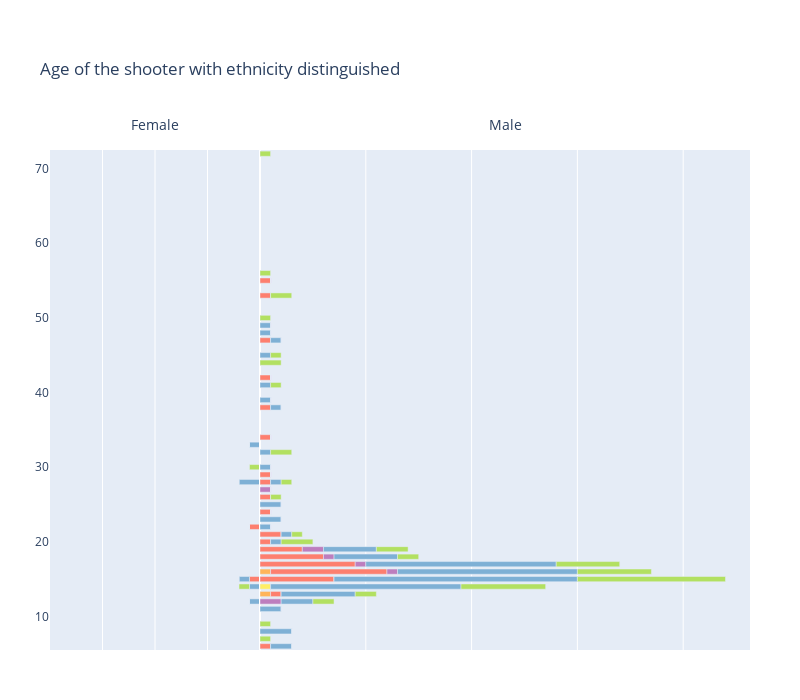

Notebook code for this chart:
### Code cell
fig = make_subplots(rows=1, cols=2, column_widths=[0.3,0.7], specs=[[{"type":"bar"}, {"type": "bar"}]], shared_xaxes=False,
                    shared_yaxes=True, horizontal_spacing=0)

base = np.zeros(shape=women_ethnicity.shape[0])  
base = pd.Series(base)
for col in women_ethnicity.columns[1:]:
    fig.append_trace(go.Bar(name="Ethincity "+col,
                        x=women_ethnicity[col],
                        y=women_ethnicity['age_shooter1'], 
                        hovertemplate='Ethinicity: ' + col + '<br>Count: ' +women_ethnicity[col].map('{:,.0f}'.format) + '<br>Age: ' + women_ethnicity['age_shooter1'].map('{:,.0f}'.format),
                        offsetgroup=0,
                        orientation='h', 
                        width=0.7, 
                        marker_color=marker_color[col],
                        showlegend=False, 
                        base=base), 
                        1, 1) # 1,1 represents row 1 column 1 in the plot grid
    base = base.add(women_ethnicity[col])


base = np.zeros(shape=men_ethnicity.shape[0])  
base = pd.Series(base)
for col in men_ethnicity.columns[1:]:
    fig.append_trace(go.Bar(name="Ethincity "+col,
                        x=men_ethnicity[col],
                        y=men_ethnicity['age_shooter1'], 
                        hovertemplate='Ethinicity: ' + col + '<br>Count: ' +men_ethnicity[col].map('{:,.0f}'.format) + '<br>Age: ' + men_ethnicity['age_shooter1'].map('{:,.0f}'.format),
                        offsetgroup=1,
                        orientation='h', 
                        width=0.7, 
                        marker_color=marker_color[col],
                        showlegend=False, 
                        base=base), 
                        1, 2) # 1,1 represents row 1 column 1 in the plot grid
    base = base.add(men_ethnicity[col])

fig.update_xaxes(showticklabels=False,title_text="Female", row=1, col=1, range=[20,0], fixedrange=True)
fig.update_xaxes(showticklabels=False,title_text="Male", row=1, col=2, fixedrange=True)

fig.update_layout(title_text="Age of the shooter with ethnicity distinguished", 
                  width=800, 
                  height=700,
                  xaxis1={'side': 'top'},
                  xaxis2={'side': 'top'},
                  margin=dict(b=50, l=50, r=50, t=150),
                  barmode='relative')

plotly.offline.plot(fig, filename=html_path+"shooter_age_gender_distribution.html")
fig.show()

### Figure 1 — Plotly figure (JSON) as saved in the notebook; plotly's stock layout.template omitted (floating-point values rounded to 4 significant figures)
{"data": [{"base": [0, 0, 0, 0, 0, 0, 0], "hovertemplate": ["Ethinicity: Black<br>Count: 0<br>Age: 12", "Ethinicity: Black<br>Count: 0<br>Age: 14", "Ethinicity: Black<br>Count: 1<br>Age: 15", "Ethinicity: Black<br>Count: 1<br>Age: 22", "Ethinicity: Black<br>Count: 0<br>Age: 28", "Ethinicity: Black<br>Count: 0<br>Age: 30", "Ethinicity: Black<br>Count: 0<br>Age: 33"], "marker": {"color": "#fd7f6f"}, "name": "Ethincity Black", "offsetgroup": "0", "orientation": "h", "showlegend": false, "type": "bar", "width": 0.7, "x": [0, 0, 1, 1, 0, 0, 0], "xaxis": "x", "y": [12, 14, 15, 22, 28, 30, 33], "yaxis": "y"}, {"base": [0, 0, 1, 1, 0, 0, 0], "hovertemplate": ["Ethinicity: Not known<br>Count: 1<br>Age: 12", "Ethinicity: Not known<br>Count: 1<br>Age: 14", "Ethinicity: Not known<br>Count: 1<br>Age: 15", "Ethinicity: Not known<br>Count: 0<br>Age: 22", "Ethinicity: Not known<br>Count: 2<br>Age: 28", "Ethinicity: Not known<br>Count: 0<br>Age: 30", "Ethinicity: Not known<br>Count: 1<br>Age: 33"], "marker": {"color": "#7eb0d5"}, "name": "Ethincity Not known", "offsetgroup": "0", "orientation": "h", "showlegend": false, "type": "bar", "width": 0.7, "x": [1, 1, 1, 0, 2, 0, 1], "xaxis": "x", "y": [12, 14, 15, 22, 28, 30, 33], "yaxis": "y"}, {"base": [1, 1, 2, 1, 2, 0, 1], "hovertemplate": ["Ethinicity: White<br>Count: 0<br>Age: 12", "Ethinicity: White<br>Count: 1<br>Age: 14", "Ethinicity: White<br>Count: 0<br>Age: 15", "Ethinicity: White<br>Count: 0<br>Age: 22", "Ethinicity: White<br>Count: 0<br>Age: 28", "Ethinicity: White<br>Count: 1<br>Age: 30", "Ethinicity: White<br>Count: 0<br>Age: 33"], "marker": {"color": "#b2e061"}, "name": "Ethincity White", "offsetgroup": "0", "orientation": "h", "showlegend": false, "type": "bar", "width": 0.7, "x": [0, 1, 0, 0, 0, 1, 0], "xaxis": "x", "y": [12, 14, 15, 22, 28, 30, 33], "yaxis": "y"}, {"base": [0, 0, 0, 0, 0, 0, 0, 0, 0, 0, 0, 0, 0, 0, 0, 0, 0, 0, 0, 0, 0, 0, 0, 0, 0, 0, 0, 0, 0, 0, 0, 0, 0, 0, 0, 0, 0, 0, 0, 0], "hovertemplate": ["Ethinicity: American Indian<br>Count: 0<br>Age: 6", "Ethinicity: American Indian<br>Count: 0<br>Age: 7", "Ethinicity: American Indian<br>Count: 0<br>Age: 8", "Ethinicity: American Indian<br>Count: 0<br>Age: 9", "Ethinicity: American Indian<br>Count: 0<br>Age: 11", "Ethinicity: American Indian<br>Count: 0<br>Age: 12", "Ethinicity: American Indian<br>Count: 1<br>Age: 13", "Ethinicity: American Indian<br>Count: 0<br>Age: 14", "Ethinicity: American Indian<br>Count: 0<br>Age: 15", "Ethinicity: American Indian<br>Count: 1<br>Age: 16", "Ethinicity: American Indian<br>Count: 0<br>Age: 17", "Ethinicity: American Indian<br>Count: 0<br>Age: 18", "Ethinicity: American Indian<br>Count: 0<br>Age: 19", "Ethinicity: American Indian<br>Count: 0<br>Age: 20", "Ethinicity: American Indian<br>Count: 0<br>Age: 21", "Ethinicity: American Indian<br>Count: 0<br>Age: 22", "Ethinicity: American Indian<br>Count: 0<br>Age: 23", "Ethinicity: American Indian<br>Count: 0<br>Age: 24", "Ethinicity: American Indian<br>Count: 0<br>Age: 25", "Ethinicity: American Indian<br>Count: 0<br>Age: 26", "Ethinicity: American Indian<br>Count: 0<br>Age: 27", "Ethinicity: American Indian<br>Count: 0<br>Age: 28", "Ethinicity: American Indian<br>Count: 0<br>Age: 29", "Ethinicity: American Indian<br>Count: 0<br>Age: 30", "Ethinicity: American Indian<br>Count: 0<br>Age: 32", "Ethinicity: American Indian<br>Count: 0<br>Age: 34", "Ethinicity: American Indian<br>Count: 0<br>Age: 38", "Ethinicity: American Indian<br>Count: 0<br>Age: 39", "Ethinicity: American Indian<br>Count: 0<br>Age: 41", "Ethinicity: American Indian<br>Count: 0<br>Age: 42", "Ethinicity: American Indian<br>Count: 0<br>Age: 44", "Ethinicity: American Indian<br>Count: 0<br>Age: 45", "Ethinicity: American Indian<br>Count: 0<br>Age: 47", "Ethinicity: American Indian<br>Count: 0<br>Age: 48", "Ethinicity: American Indian<br>Count: 0<br>Age: 49", "Ethinicity: American Indian<br>Count: 0<br>Age: 50", "Ethinicity: American Indian<br>Count: 0<br>Age: 53", "Ethinicity: American Indian<br>Count: 0<br>Age: 55", "Ethinicity: American Indian<br>Count: 0<br>Age: 56", "Ethinicity: American Indian<br>Count: 0<br>Age: 72"], "marker": {"color": "#ffb55a"}, "name": "Ethincity American Indian", "offsetgroup": "1", "orientation": "h", "showlegend": false, "type": "bar", "width": 0.7, "x": [0, 0, 0, 0, 0, 0, 1, 0, 0, 1, 0, 0, 0, 0, 0, 0, 0, 0, 0, 0, 0, 0, 0, 0, 0, 0, 0, 0, 0, 0, 0, 0, 0, 0, 0, 0, 0, 0, 0, 0], "xaxis": "x2", "y": [6, 7, 8, 9, 11, 12, 13, 14, 15, 16, 17, 18, 19, 20, 21, 22, 23, 24, 25, 26, 27, 28, 29, 30, 32, 34, 38, 39, 41, 42, 44, 45, 47, 48, 49, 50, 53, 55, 56, 72], "yaxis": "y2"}, {"base": [0, 0, 0, 0, 0, 0, 1, 0, 0, 1, 0, 0, 0, 0, 0, 0, 0, 0, 0, 0, 0, 0, 0, 0, 0, 0, 0, 0, 0, 0, 0, 0, 0, 0, 0, 0, 0, 0, 0, 0], "hovertemplate": ["Ethinicity: Asian<br>Count: 0<br>Age: 6", "Ethinicity: Asian<br>Count: 0<br>Age: 7", "Ethinicity: Asian<br>Count: 0<br>Age: 8", "Ethinicity: Asian<br>Count: 0<br>Age: 9", "Ethinicity: Asian<br>Count: 0<br>Age: 11", "Ethinicity: Asian<br>Count: 0<br>Age: 12", "Ethinicity: Asian<br>Count: 0<br>Age: 13", "Ethinicity: Asian<br>Count: 1<br>Age: 14", "Ethinicity: Asian<br>Count: 0<br>Age: 15", "Ethinicity: Asian<br>Count: 0<br>Age: 16", "Ethinicity: Asian<br>Count: 0<br>Age: 17", "Ethinicity: Asian<br>Count: 0<br>Age: 18", "Ethinicity: Asian<br>Count: 0<br>Age: 19", "Ethinicity: Asian<br>Count: 0<br>Age: 20", "Ethinicity: Asian<br>Count: 0<br>Age: 21", "Ethinicity: Asian<br>Count: 0<br>Age: 22", "Ethinicity: Asian<br>Count: 0<br>Age: 23", "Ethinicity: Asian<br>Count: 0<br>Age: 24", "Ethinicity: Asian<br>Count: 0<br>Age: 25", "Ethinicity: Asian<br>Count: 0<br>Age: 26", "Ethinicity: Asian<br>Count: 0<br>Age: 27", "Ethinicity: Asian<br>Count: 0<br>Age: 28", "Ethinicity: Asian<br>Count: 0<br>Age: 29", "Ethinicity: Asian<br>Count: 0<br>Age: 30", "Ethinicity: Asian<br>Count: 0<br>Age: 32", "Ethinicity: Asian<br>Count: 0<br>Age: 34", "Ethinicity: Asian<br>Count: 0<br>Age: 38", "Ethinicity: Asian<br>Count: 0<br>Age: 39", "Ethinicity: Asian<br>Count: 0<br>Age: 41", "Ethinicity: Asian<br>Count: 0<br>Age: 42", "Ethinicity: Asian<br>Count: 0<br>Age: 44", "Ethinicity: Asian<br>Count: 0<br>Age: 45", "Ethinicity: Asian<br>Count: 0<br>Age: 47", "Ethinicity: Asian<br>Count: 0<br>Age: 48", "Ethinicity: Asian<br>Count: 0<br>Age: 49", "Ethinicity: Asian<br>Count: 0<br>Age: 50", "Ethinicity: Asian<br>Count: 0<br>Age: 53", "Ethinicity: Asian<br>Count: 0<br>Age: 55", "Ethinicity: Asian<br>Count: 0<br>Age: 56", "Ethinicity: Asian<br>Count: 0<br>Age: 72"], "marker": {"color": "#ffee65"}, "name": "Ethincity Asian", "offsetgroup": "1", "orientation": "h", "showlegend": false, "type": "bar", "width": 0.7, "x": [0, 0, 0, 0, 0, 0, 0, 1, 0, 0, 0, 0, 0, 0, 0, 0, 0, 0, 0, 0, 0, 0, 0, 0, 0, 0, 0, 0, 0, 0, 0, 0, 0, 0, 0, 0, 0, 0, 0, 0], "xaxis": "x2", "y": [6, 7, 8, 9, 11, 12, 13, 14, 15, 16, 17, 18, 19, 20, 21, 22, 23, 24, 25, 26, 27, 28, 29, 30, 32, 34, 38, 39, 41, 42, 44, 45, 47, 48, 49, 50, 53, 55, 56, 72], "yaxis": "y2"}, {"base": [0, 0, 0, 0, 0, 0, 1, 1, 0, 1, 0, 0, 0, 0, 0, 0, 0, 0, 0, 0, 0, 0, 0, 0, 0, 0, 0, 0, 0, 0, 0, 0, 0, 0, 0, 0, 0, 0, 0, 0], "hovertemplate": ["Ethinicity: Black<br>Count: 1<br>Age: 6", "Ethinicity: Black<br>Count: 0<br>Age: 7", "Ethinicity: Black<br>Count: 0<br>Age: 8", "Ethinicity: Black<br>Count: 0<br>Age: 9", "Ethinicity: Black<br>Count: 0<br>Age: 11", "Ethinicity: Black<br>Count: 0<br>Age: 12", "Ethinicity: Black<br>Count: 1<br>Age: 13", "Ethinicity: Black<br>Count: 0<br>Age: 14", "Ethinicity: Black<br>Count: 7<br>Age: 15", "Ethinicity: Black<br>Count: 11<br>Age: 16", "Ethinicity: Black<br>Count: 9<br>Age: 17", "Ethinicity: Black<br>Count: 6<br>Age: 18", "Ethinicity: Black<br>Count: 4<br>Age: 19", "Ethinicity: Black<br>Count: 1<br>Age: 20", "Ethinicity: Black<br>Count: 2<br>Age: 21", "Ethinicity: Black<br>Count: 0<br>Age: 22", "Ethinicity: Black<br>Count: 0<br>Age: 23", "Ethinicity: Black<br>Count: 1<br>Age: 24", "Ethinicity: Black<br>Count: 0<br>Age: 25", "Ethinicity: Black<br>Count: 1<br>Age: 26", "Ethinicity: Black<br>Count: 0<br>Age: 27", "Ethinicity: Black<br>Count: 1<br>Age: 28", "Ethinicity: Black<br>Count: 1<br>Age: 29", "Ethinicity: Black<br>Count: 0<br>Age: 30", "Ethinicity: Black<br>Count: 0<br>Age: 32", "Ethinicity: Black<br>Count: 1<br>Age: 34", "Ethinicity: Black<br>Count: 1<br>Age: 38", "Ethinicity: Black<br>Count: 0<br>Age: 39", "Ethinicity: Black<br>Count: 0<br>Age: 41", "Ethinicity: Black<br>Count: 1<br>Age: 42", "Ethinicity: Black<br>Count: 0<br>Age: 44", "Ethinicity: Black<br>Count: 0<br>Age: 45", "Ethinicity: Black<br>Count: 1<br>Age: 47", "Ethinicity: Black<br>Count: 0<br>Age: 48", "Ethinicity: Black<br>Count: 0<br>Age: 49", "Ethinicity: Black<br>Count: 0<br>Age: 50", "Ethinicity: Black<br>Count: 1<br>Age: 53", "Ethinicity: Black<br>Count: 1<br>Age: 55", "Ethinicity: Black<br>Count: 0<br>Age: 56", "Ethinicity: Black<br>Count: 0<br>Age: 72"], "marker": {"color": "#fd7f6f"}, "name": "Ethincity Black", "offsetgroup": "1", "orientation": "h", "showlegend": false, "type": "bar", "width": 0.7, "x": [1, 0, 0, 0, 0, 0, 1, 0, 7, 11, 9, 6, 4, 1, 2, 0, 0, 1, 0, 1, 0, 1, 1, 0, 0, 1, 1, 0, 0, 1, 0, 0, 1, 0, 0, 0, 1, 1, 0, 0], "xaxis": "x2", "y": [6, 7, 8, 9, 11, 12, 13, 14, 15, 16, 17, 18, 19, 20, 21, 22, 23, 24, 25, 26, 27, 28, 29, 30, 32, 34, 38, 39, 41, 42, 44, 45, 47, 48, 49, 50, 53, 55, 56, 72], "yaxis": "y2"}, {"base": [1, 0, 0, 0, 0, 0, 2, 1, 7, 12, 9, 6, 4, 1, 2, 0, 0, 1, 0, 1, 0, 1, 1, 0, 0, 1, 1, 0, 0, 1, 0, 0, 1, 0, 0, 0, 1, 1, 0, 0], "hovertemplate": ["Ethinicity: Hispanic<br>Count: 0<br>Age: 6", "Ethinicity: Hispanic<br>Count: 0<br>Age: 7", "Ethinicity: Hispanic<br>Count: 0<br>Age: 8", "Ethinicity: Hispanic<br>Count: 0<br>Age: 9", "Ethinicity: Hispanic<br>Count: 0<br>Age: 11", "Ethinicity: Hispanic<br>Count: 2<br>Age: 12", "Ethinicity: Hispanic<br>Count: 0<br>Age: 13", "Ethinicity: Hispanic<br>Count: 0<br>Age: 14", "Ethinicity: Hispanic<br>Count: 0<br>Age: 15", "Ethinicity: Hispanic<br>Count: 1<br>Age: 16", "Ethinicity: Hispanic<br>Count: 1<br>Age: 17", "Ethinicity: Hispanic<br>Count: 1<br>Age: 18", "Ethinicity: Hispanic<br>Count: 2<br>Age: 19", "Ethinicity: Hispanic<br>Count: 0<br>Age: 20", "Ethinicity: Hispanic<br>Count: 0<br>Age: 21", "Ethinicity: Hispanic<br>Count: 0<br>Age: 22", "Ethinicity: Hispanic<br>Count: 0<br>Age: 23", "Ethinicity: Hispanic<br>Count: 0<br>Age: 24", "Ethinicity: Hispanic<br>Count: 0<br>Age: 25", "Ethinicity: Hispanic<br>Count: 0<br>Age: 26", "Ethinicity: Hispanic<br>Count: 1<br>Age: 27", "Ethinicity: Hispanic<br>Count: 0<br>Age: 28", "Ethinicity: Hispanic<br>Count: 0<br>Age: 29", "Ethinicity: Hispanic<br>Count: 0<br>Age: 30", "Ethinicity: Hispanic<br>Count: 0<br>Age: 32", "Ethinicity: Hispanic<br>Count: 0<br>Age: 34", "Ethinicity: Hispanic<br>Count: 0<br>Age: 38", "Ethinicity: Hispanic<br>Count: 0<br>Age: 39", "Ethinicity: Hispanic<br>Count: 0<br>Age: 41", "Ethinicity: Hispanic<br>Count: 0<br>Age: 42", "Ethinicity: Hispanic<br>Count: 0<br>Age: 44", "Ethinicity: Hispanic<br>Count: 0<br>Age: 45", "Ethinicity: Hispanic<br>Count: 0<br>Age: 47", "Ethinicity: Hispanic<br>Count: 0<br>Age: 48", "Ethinicity: Hispanic<br>Count: 0<br>Age: 49", "Ethinicity: Hispanic<br>Count: 0<br>Age: 50", "Ethinicity: Hispanic<br>Count: 0<br>Age: 53", "Ethinicity: Hispanic<br>Count: 0<br>Age: 55", "Ethinicity: Hispanic<br>Count: 0<br>Age: 56", "Ethinicity: Hispanic<br>Count: 0<br>Age: 72"], "marker": {"color": "#bd7ebe"}, "name": "Ethincity Hispanic", "offsetgroup": "1", "orientation": "h", "showlegend": false, "type": "bar", "width": 0.7, "x": [0, 0, 0, 0, 0, 2, 0, 0, 0, 1, 1, 1, 2, 0, 0, 0, 0, 0, 0, 0, 1, 0, 0, 0, 0, 0, 0, 0, 0, 0, 0, 0, 0, 0, 0, 0, 0, 0, 0, 0], "xaxis": "x2", "y": [6, 7, 8, 9, 11, 12, 13, 14, 15, 16, 17, 18, 19, 20, 21, 22, 23, 24, 25, 26, 27, 28, 29, 30, 32, 34, 38, 39, 41, 42, 44, 45, 47, 48, 49, 50, 53, 55, 56, 72], "yaxis": "y2"}, {"base": [1, 0, 0, 0, 0, 2, 2, 1, 7, 13, 10, 7, 6, 1, 2, 0, 0, 1, 0, 1, 1, 1, 1, 0, 0, 1, 1, 0, 0, 1, 0, 0, 1, 0, 0, 0, 1, 1, 0, 0], "hovertemplate": ["Ethinicity: Not known<br>Count: 2<br>Age: 6", "Ethinicity: Not known<br>Count: 0<br>Age: 7", "Ethinicity: Not known<br>Count: 3<br>Age: 8", "Ethinicity: Not known<br>Count: 0<br>Age: 9", "Ethinicity: Not known<br>Count: 2<br>Age: 11", "Ethinicity: Not known<br>Count: 3<br>Age: 12", "Ethinicity: Not known<br>Count: 7<br>Age: 13", "Ethinicity: Not known<br>Count: 18<br>Age: 14", "Ethinicity: Not known<br>Count: 23<br>Age: 15", "Ethinicity: Not known<br>Count: 17<br>Age: 16", "Ethinicity: Not known<br>Count: 18<br>Age: 17", "Ethinicity: Not known<br>Count: 6<br>Age: 18", "Ethinicity: Not known<br>Count: 5<br>Age: 19", "Ethinicity: Not known<br>Count: 1<br>Age: 20", "Ethinicity: Not known<br>Count: 1<br>Age: 21", "Ethinicity: Not known<br>Count: 1<br>Age: 22", "Ethinicity: Not known<br>Count: 2<br>Age: 23", "Ethinicity: Not known<br>Count: 0<br>Age: 24", "Ethinicity: Not known<br>Count: 2<br>Age: 25", "Ethinicity: Not known<br>Count: 0<br>Age: 26", "Ethinicity: Not known<br>Count: 0<br>Age: 27", "Ethinicity: Not known<br>Count: 1<br>Age: 28", "Ethinicity: Not known<br>Count: 0<br>Age: 29", "Ethinicity: Not known<br>Count: 1<br>Age: 30", "Ethinicity: Not known<br>Count: 1<br>Age: 32", "Ethinicity: Not known<br>Count: 0<br>Age: 34", "Ethinicity: Not known<br>Count: 1<br>Age: 38", "Ethinicity: Not known<br>Count: 1<br>Age: 39", "Ethinicity: Not known<br>Count: 1<br>Age: 41", "Ethinicity: Not known<br>Count: 0<br>Age: 42", "Ethinicity: Not known<br>Count: 0<br>Age: 44", "Ethinicity: Not known<br>Count: 1<br>Age: 45", "Ethinicity: Not known<br>Count: 1<br>Age: 47", "Ethinicity: Not known<br>Count: 1<br>Age: 48", "Ethinicity: Not known<br>Count: 1<br>Age: 49", "Ethinicity: Not known<br>Count: 0<br>Age: 50", "Ethinicity: Not known<br>Count: 0<br>Age: 53", "Ethinicity: Not known<br>Count: 0<br>Age: 55", "Ethinicity: Not known<br>Count: 0<br>Age: 56", "Ethinicity: Not known<br>Count: 0<br>Age: 72"], "marker": {"color": "#7eb0d5"}, "name": "Ethincity Not known", "offsetgroup": "1", "orientation": "h", "showlegend": false, "type": "bar", "width": 0.7, "x": [2, 0, 3, 0, 2, 3, 7, 18, 23, 17, 18, 6, 5, 1, 1, 1, 2, 0, 2, 0, 0, 1, 0, 1, 1, 0, 1, 1, 1, 0, 0, 1, 1, 1, 1, 0, 0, 0, 0, 0], "xaxis": "x2", "y": [6, 7, 8, 9, 11, 12, 13, 14, 15, 16, 17, 18, 19, 20, 21, 22, 23, 24, 25, 26, 27, 28, 29, 30, 32, 34, 38, 39, 41, 42, 44, 45, 47, 48, 49, 50, 53, 55, 56, 72], "yaxis": "y2"}, {"base": [3, 0, 3, 0, 2, 5, 9, 19, 30, 30, 28, 13, 11, 2, 3, 1, 2, 1, 2, 1, 1, 2, 1, 1, 1, 1, 2, 1, 1, 1, 0, 1, 2, 1, 1, 0, 1, 1, 0, 0], "hovertemplate": ["Ethinicity: White<br>Count: 0<br>Age: 6", "Ethinicity: White<br>Count: 1<br>Age: 7", "Ethinicity: White<br>Count: 0<br>Age: 8", "Ethinicity: White<br>Count: 1<br>Age: 9", "Ethinicity: White<br>Count: 0<br>Age: 11", "Ethinicity: White<br>Count: 2<br>Age: 12", "Ethinicity: White<br>Count: 2<br>Age: 13", "Ethinicity: White<br>Count: 8<br>Age: 14", "Ethinicity: White<br>Count: 14<br>Age: 15", "Ethinicity: White<br>Count: 7<br>Age: 16", "Ethinicity: White<br>Count: 6<br>Age: 17", "Ethinicity: White<br>Count: 2<br>Age: 18", "Ethinicity: White<br>Count: 3<br>Age: 19", "Ethinicity: White<br>Count: 3<br>Age: 20", "Ethinicity: White<br>Count: 1<br>Age: 21", "Ethinicity: White<br>Count: 0<br>Age: 22", "Ethinicity: White<br>Count: 0<br>Age: 23", "Ethinicity: White<br>Count: 0<br>Age: 24", "Ethinicity: White<br>Count: 0<br>Age: 25", "Ethinicity: White<br>Count: 1<br>Age: 26", "Ethinicity: White<br>Count: 0<br>Age: 27", "Ethinicity: White<br>Count: 1<br>Age: 28", "Ethinicity: White<br>Count: 0<br>Age: 29", "Ethinicity: White<br>Count: 0<br>Age: 30", "Ethinicity: White<br>Count: 2<br>Age: 32", "Ethinicity: White<br>Count: 0<br>Age: 34", "Ethinicity: White<br>Count: 0<br>Age: 38", "Ethinicity: White<br>Count: 0<br>Age: 39", "Ethinicity: White<br>Count: 1<br>Age: 41", "Ethinicity: White<br>Count: 0<br>Age: 42", "Ethinicity: White<br>Count: 2<br>Age: 44", "Ethinicity: White<br>Count: 1<br>Age: 45", "Ethinicity: White<br>Count: 0<br>Age: 47", "Ethinicity: White<br>Count: 0<br>Age: 48", "Ethinicity: White<br>Count: 0<br>Age: 49", "Ethinicity: White<br>Count: 1<br>Age: 50", "Ethinicity: White<br>Count: 2<br>Age: 53", "Ethinicity: White<br>Count: 0<br>Age: 55", "Ethinicity: White<br>Count: 1<br>Age: 56", "Ethinicity: White<br>Count: 1<br>Age: 72"], "marker": {"color": "#b2e061"}, "name": "Ethincity White", "offsetgroup": "1", "orientation": "h", "showlegend": false, "type": "bar", "width": 0.7, "x": [0, 1, 0, 1, 0, 2, 2, 8, 14, 7, 6, 2, 3, 3, 1, 0, 0, 0, 0, 1, 0, 1, 0, 0, 2, 0, 0, 0, 1, 0, 2, 1, 0, 0, 0, 1, 2, 0, 1, 1], "xaxis": "x2", "y": [6, 7, 8, 9, 11, 12, 13, 14, 15, 16, 17, 18, 19, 20, 21, 22, 23, 24, 25, 26, 27, 28, 29, 30, 32, 34, 38, 39, 41, 42, 44, 45, 47, 48, 49, 50, 53, 55, 56, 72], "yaxis": "y2"}], "layout": {"barmode": "relative", "height": 700, "margin": {"b": 50, "l": 50, "r": 50, "t": 150}, "title": {"text": "Age of the shooter with ethnicity distinguished"}, "width": 800, "xaxis": {"anchor": "y", "domain": [0, 0.3], "fixedrange": true, "range": [20, 0], "showticklabels": false, "side": "top", "title": {"text": "Female"}}, "xaxis2": {"anchor": "y2", "domain": [0.3, 1], "fixedrange": true, "showticklabels": false, "side": "top", "title": {"text": "Male"}}, "yaxis": {"anchor": "x", "domain": [0, 1]}, "yaxis2": {"anchor": "x2", "domain": [0, 1], "matches": "y", "showticklabels": false}}}
